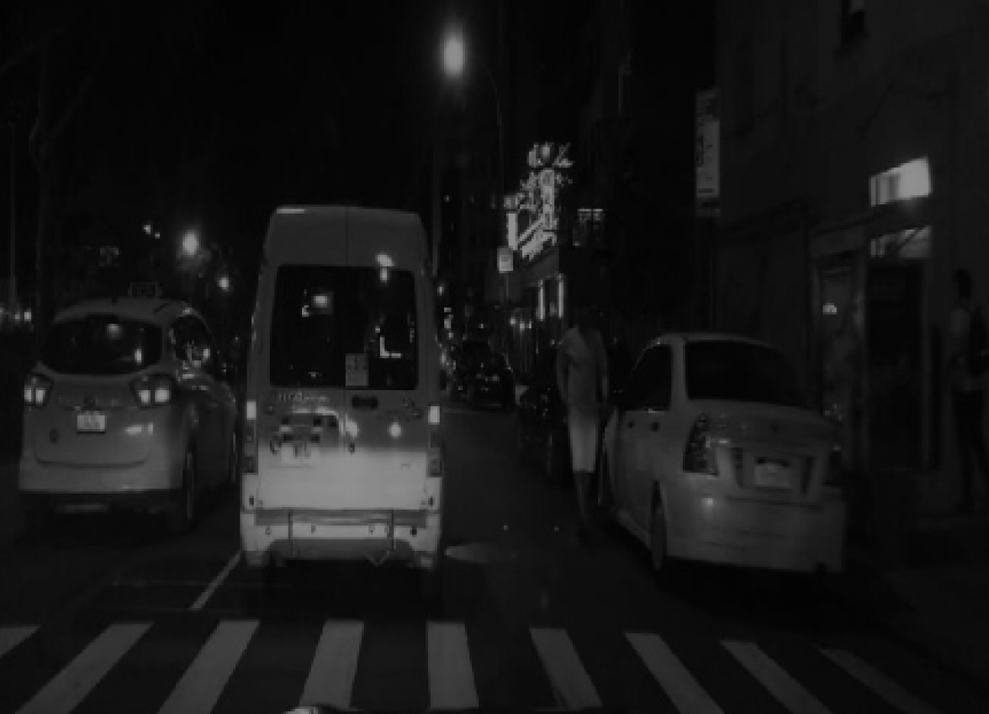
#> input picture DIP/HW1B/low_light_crp2.png, 989 x 714 px, shrunk from 1176 x 849 before the run
$ python histogram.py low_light_crp2.png 5 channelHistoRegional.png
#> lines starting #> are read from the running program, lines starting #| are printed output that depends on the picture; after the words box and inside, x2 and y2 are one past the last pixel; in counts of white or black regions, pixels touching at a corner belong together
# histogram.py
import cv2
import sys
import numpy as np
import matplotlib.pyplot as plt
import time
# [29 lines left out: function plot_rgb_channels, not called in this run]

def compute_histogram(img, bins, mask=None):
   #working for rgb or gray
   # does mask or no maske based on if mask was supplied
   # aka regional vs entire image
   # gray very easy rgb a bit hectic
    if len(img.shape) == 2:
        #do a ravel(like a flatten but no py copy :) ) using numpy so we can iterate over all pixels without having to manage several iterations, we just want pixels...
        #other way is to iterate over the img data 2d array and use [x,y] reference which feels harder
        data = img[mask == 1] if mask is not None else img.ravel()
        hist = [0] * bins
        binSize = 256 / bins
        for pixel in data:
            binIDx = int(pixel / binSize)
            if binIDx >= bins:
                binIDx = bins - 1
            hist[binIDx] += 1
        return {'gray': hist}
    if len(img.shape) == 3 and img.shape[2] == 3:
        histograms = {}
        channels = ('r', 'g', 'b')
        binSize = 256 / bins
        for i, color in enumerate(channels):
            channel_data = img[:, :, i]
            #here we again do our ravel so we get to work with the pixels, but we do this after our slice of each channel
            #again we ravel so we can just iterate over pixels since we do not care about the location
            # the mask will handle location math and only return pixels we want to iterate
            if mask is not None:
                channel_data = channel_data[mask == 1]
            hist = [0] * bins
            for pixel in channel_data.ravel():
                #do some int math to fit the bin
                binIDx = int(pixel / binSize)
                if binIDx >= bins:
                    binIDx = bins - 1
                hist[binIDx] += 1
            histograms[color] = hist
        return histograms

# [42 lines left out: function plot_histogram, not called in this run]

def preprocess_mask(mask):

    # needed to do this since values where not binary one time, think i did somethin lol
    _, BMask = cv2.threshold(mask, 127, 1, cv2.THRESH_BINARY)
    return BMask

if __name__ == "__main__":
    if len(sys.argv) < 3:
        print("Usage: python histogram.py <image> <bins> [mask]")
        sys.exit(1)

    IPath = sys.argv[1]
    bins = int(sys.argv[2])
    mask_path = sys.argv[3] if len(sys.argv) > 3 else None

    # Load image
    if mask_path:
        # read in png as default cv
        img = cv2.imread(IPath, cv2.IMREAD_UNCHANGED)
#> img is the input picture: shape (714, 989); min 0, max 149, mean 22.1
        #now do our alpha check which I think png should have
        if len(img.shape) == 3 and img.shape[2] == 4:
            # convert standard cv img into the color img
            img = cv2.cvtColor(img, cv2.COLOR_BGRA2RGB)
        elif len(img.shape) == 3 and img.shape[2] == 3:
            #do same thing again but this time do not need to account for alpha channel
            img = cv2.cvtColor(img, cv2.COLOR_BGR2RGB)
        elif len(img.shape) == 2:
            #grayscale ez
            pass
        else:
            sys.exit(1)

        maskImg = cv2.imread(mask_path, cv2.IMREAD_GRAYSCALE)
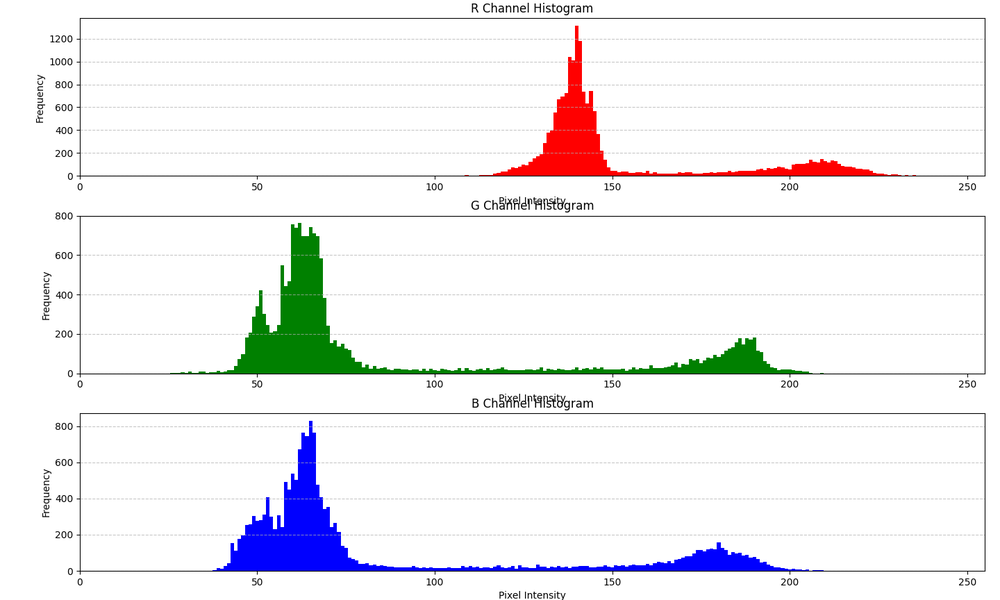
#> input picture DIP/HW1B/channelHistoRegional.png, 1000 x 600 px, shrunk from 1440 x 864 before the run
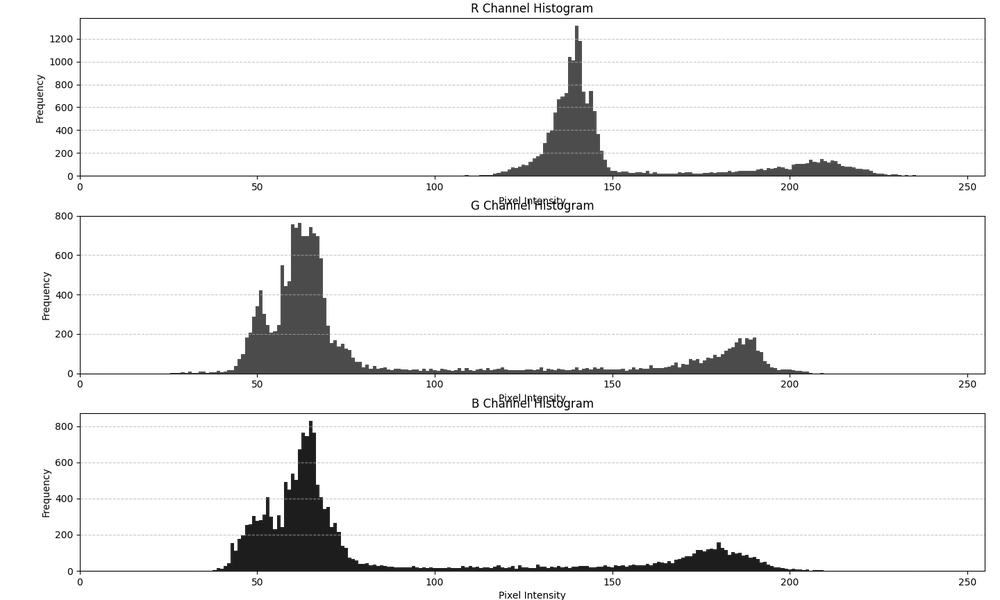
#> maskImg: shape (600, 1000); min 0, max 255, mean 240.8
        mask = preprocess_mask(maskImg)
#> in preprocess_mask, `_, BMask = cv2.threshold(mask, 127, 1, cv2.THRESH_BINARY)`:
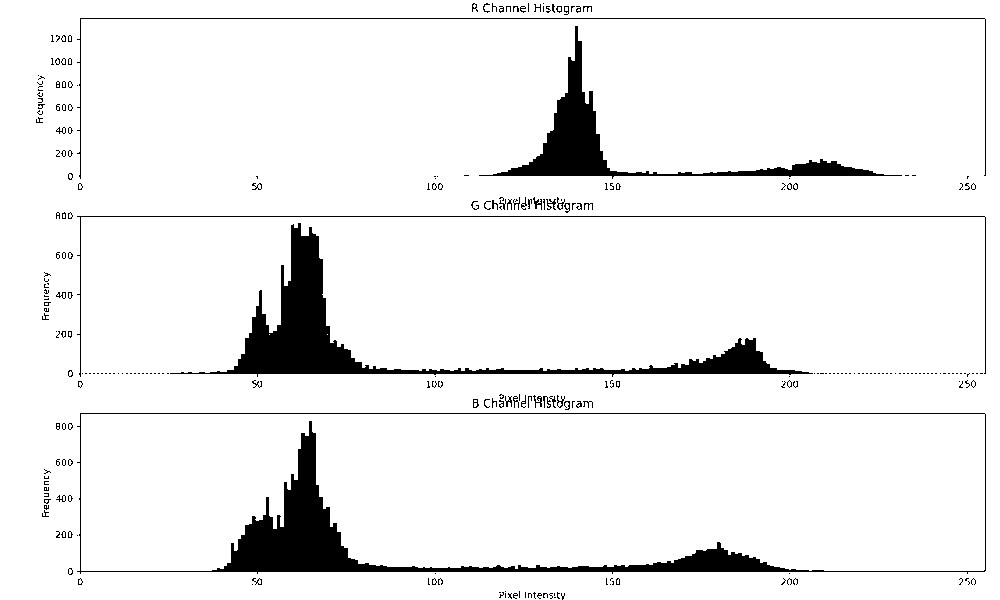
#> BMask: shape (600, 1000); values 0 (black) and 1 (white), 93.6% white; 281 black regions (231 under 20 px), largest, box (x1, y1, x2, y2) and area: (77, 413, 986, 574) 13291, (170, 223, 813, 377) 12254, (479, 26, 902, 179) 6940
    else:
        #same code as above with no mask stuff
        #could save code time but was changing as went
        img = cv2.imread(IPath, cv2.IMREAD_UNCHANGED)
        if len(img.shape) == 3 and img.shape[2] == 4:

            img = cv2.cvtColor(img, cv2.COLOR_BGRA2RGB)
        elif len(img.shape) == 3 and img.shape[2] == 3:
            img = cv2.cvtColor(img, cv2.COLOR_BGR2RGB)
        elif len(img.shape) == 2:

            pass
        else:
            sys.exit(1)
        mask = None

    start_time = time.perf_counter()
    hist = compute_histogram(img, bins, mask)
#> (the run stopped early here; a loop or call above may not have finished)
